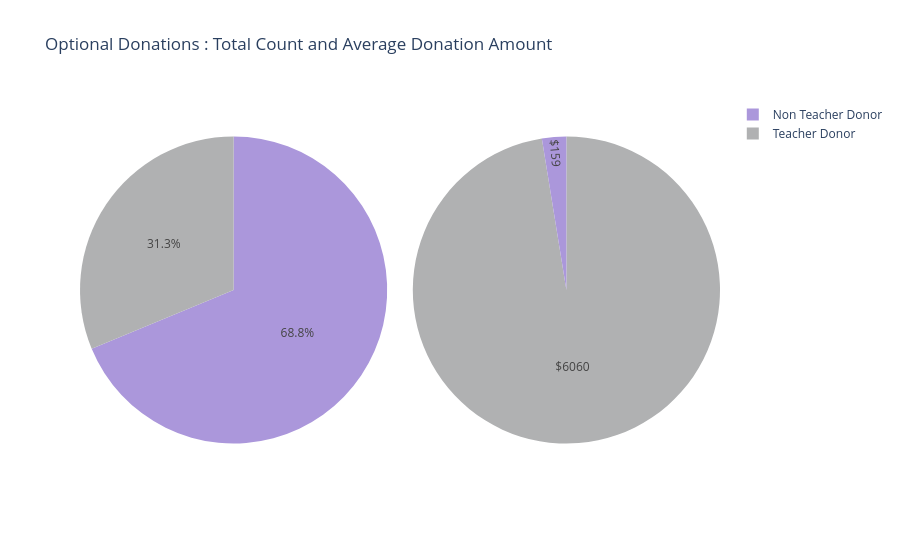

Source (notebook cell):
### Markdown cell above
> - Los proyectos también tienen la opción de Donaciones Opcionales. El promedio es de $58, mientras que para las no opcionales es de $73.
> - Del total de donaciones, el 17% fueron opcionales.

### 3.4.2 Total de Donaciones de Profesores y Monto Promedio

### Code cell
# lets combine donors and donations 
combined_df = donations_df.merge(donors_df, on='Donor ID', how='inner')
# combined_df.head(10)

tempdf = combined_df.groupby('Donor Is Teacher').agg({'Donor Is Teacher' : 'count', 'Donation Amount' : 'mean'})
values1 = list(tempdf['Donor Is Teacher']) 
values2 = list(tempdf['Donation Amount']) 
values2t = [str("$")+str(int(x)) for x in values2]
domain1 = {'x': [0.2, 0.50], 'y': [0.0, 0.33]}
domain2 = {'x': [0.8, 0.50], 'y': [0.0, 0.33]}

labels = list(tempdf.index)
mp={'Yes' : 'Teacher Donor', 'No' : 'Non Teacher Donor'}
labels = [mp[x] for x in labels]
trace1 = go.Pie(labels=labels, values=values1, marker=dict(colors=[  '#75e575', '#ea7c96',]))
trace2 = go.Pie(labels=labels, values=values2, marker=dict(colors=['#75e575', '#ea7c96',]), textinfo = "text", text=values2t)

layout = go.Layout(title='Number of Donations with Optional Donations', width=800, height=400)
# fig = go.Figure(data=[trace1], layout=layout)
# iplot(fig)

layout = go.Layout(title='Average Amount Donated in Optional Donations', width=800, height=400)
# fig = go.Figure(data=[trace2], layout=layout)
# iplot(fig)

fig = {
  "data": [
    {
      "values": values1,
      "labels": labels,
      "domain": {"x": [0, .48]},
    "marker" : dict(colors=[ '#ab97db',  '#b0b1b2']),
      "name": "No. of donations with Optional Donations",
#       "hoverinfo":"label+percent+name",
#       "hole": .4,
        
      "type": "pie"
    },
    {
      "values": values2,
      "labels": labels,
        "marker" : dict(colors=[ '#ab97db',  '#b0b1b2']),
      "domain": {"x": [.52, 1]},
      "name": "Average Amount Donated in Optional Donations",
        "text" : values2t,
        "textinfo" : "text",
      "type": "pie"
    }],
  "layout": {
        "title":"Optional Donations : Total Count and Average Donation Amount",
    
    }
}
iplot(fig, filename='donut')

### Figure 1 — Plotly figure (JSON) as saved in the notebook; plotly's stock layout.template omitted (floating-point values rounded to 4 significant figures)
{"data": [{"domain": {"x": [0, 0.48]}, "labels": ["Non Teacher Donor", "Teacher Donor"], "marker": {"colors": ["#ab97db", "#b0b1b2"]}, "name": "No. of donations with Optional Donations", "type": "pie", "values": [22, 10]}, {"domain": {"x": [0.52, 1]}, "labels": ["Non Teacher Donor", "Teacher Donor"], "marker": {"colors": ["#ab97db", "#b0b1b2"]}, "name": "Average Amount Donated in Optional Donations", "text": ["$159", "$6060"], "textinfo": "text", "type": "pie", "values": [159.0, 6060.0]}], "layout": {"title": {"text": "Optional Donations : Total Count and Average Donation Amount"}}}
